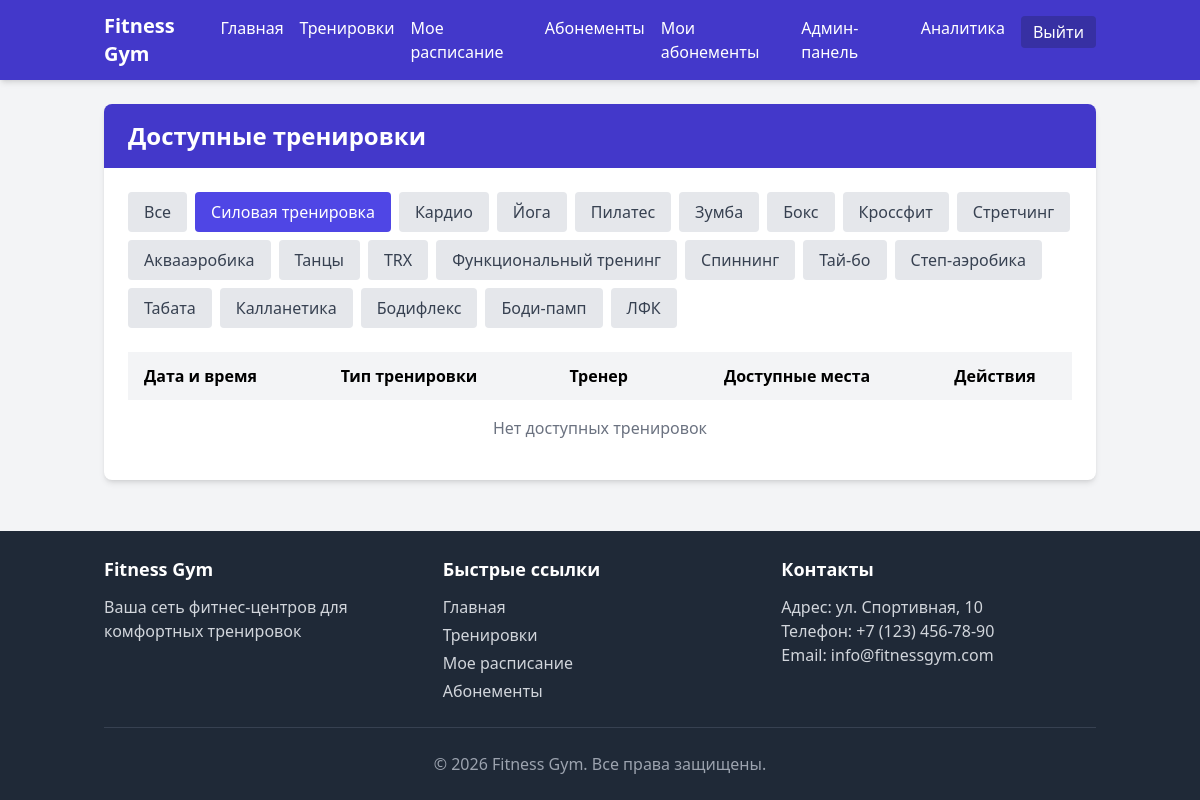
/user/workouts?type=1 (signed in), run on an earlier commit of the app's database.
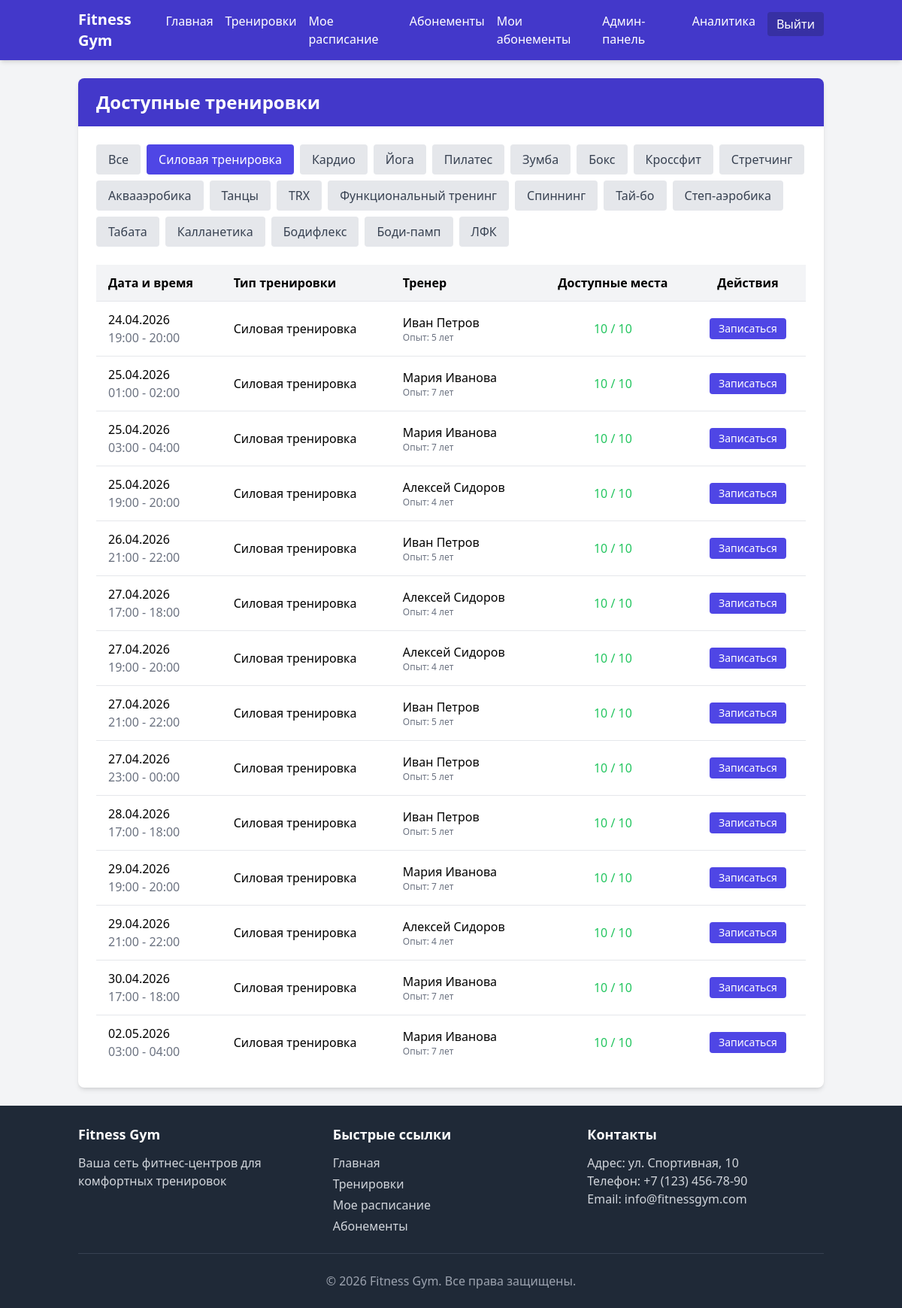
And on a later commit of the database.
### models/models.py (models this page shows, shortened)
class WorkoutType(db.Model):
    __tablename__ = 'workout_types'
    id = db.Column(db.Integer, primary_key=True)
    name = db.Column(db.String(100), nullable=False, unique=True)
    description = db.Column(db.Text)
    workouts = db.relationship('Workout', backref='workout_type', lazy=True)

class Workout(db.Model):
    __tablename__ = 'workouts'
    id = db.Column(db.Integer, primary_key=True)
    trainer_id = db.Column(db.Integer, db.ForeignKey('trainers.id'), nullable=False)
    workout_type_id = db.Column(db.Integer, db.ForeignKey('workout_types.id'), nullable=False)
    start_time = db.Column(db.DateTime, nullable=False)
    end_time = db.Column(db.DateTime, nullable=False)
    max_participants = db.Column(db.Integer, default=10)
    description = db.Column(db.Text)
    bookings = db.relationship('Booking', backref='workout', lazy=True, cascade="all, delete-orphan")
    @property
    def available_spots(self):
        return self.max_participants - len(self.bookings)
    @property
    def is_full(self):
        return self.available_spots <= 0

class Trainer(db.Model):
    __tablename__ = 'trainers'
    id = db.Column(db.Integer, primary_key=True)
    first_name = db.Column(db.String(50), nullable=False)
    last_name = db.Column(db.String(50), nullable=False)
    experience_years = db.Column(db.Integer, default=0)
    specialization = db.Column(db.String(100), nullable=False)
    profile = db.Column(db.Text)
    workouts = db.relationship('Workout', backref='trainer', lazy=True, cascade="all, delete-orphan")

### controllers/user.py (the view)
@user_bp.route('/workouts')
@login_required
def workouts():
    workout_type_id = request.args.get('type', type=int)
    base_query = Workout.query.filter(Workout.start_time >= datetime.now())
    if workout_type_id:
        base_query = base_query.filter(Workout.workout_type_id == workout_type_id)
    workouts = base_query.order_by(Workout.start_time).all()
    workout_types = WorkoutType.query.all()
    return render_template('user/workouts.html',
                         title='Доступные тренировки',
                         workouts=workouts,
                         workout_types=workout_types,
                         selected_type=workout_type_id)

### templates/user/workouts.html (shortened to what this page needs)
{% extends 'base.html' %}
{% block content %}
    <div class="bg-white rounded-lg shadow-md overflow-hidden">
        <div class="bg-indigo-700 text-white py-4 px-6">
            <h2 class="text-2xl font-bold">Доступные тренировки</h2>
        </div>
        <div class="p-6">
            <div class="mb-6">
                <div class="flex flex-wrap gap-2">
                    <a href="{{ url_for('user.workouts') }}" class="px-4 py-2 rounded {% if not selected_type %}bg-indigo-600 text-white{% else %}bg-gray-200 text-gray-700{% endif %}">
                        Все
                    </a>
                    {% for workout_type in workout_types %}
                        <a href="{{ url_for('user.workouts', type=workout_type.id) }}"
                           class="px-4 py-2 rounded {% if selected_type == workout_type.id %}bg-indigo-600 text-white{% else %}bg-gray-200 text-gray-700{% endif %}">
                            {{ workout_type.name }}
                        </a>
                    {% endfor %}
                </div>
            </div>
            <div class="overflow-x-auto">
                <table class="min-w-full">
                    <thead class="bg-gray-100">
                        <tr>
                            <th class="py-3 px-4 text-left">Дата и время</th>
                            <th class="py-3 px-4 text-left">Тип тренировки</th>
                            <th class="py-3 px-4 text-left">Тренер</th>
                            <th class="py-3 px-4 text-center">Доступные места</th>
                            <th class="py-3 px-4 text-center">Действия</th>
                        </tr>
                    </thead>
                    <tbody>
                        {% for workout in workouts %}
                            <tr class="border-t hover:bg-gray-50">
                                <td class="py-3 px-4">
                                    {{ workout.start_time.strftime('%d.%m.%Y') }}<br>
                                    <span class="text-gray-500">{{ workout.start_time.strftime('%H:%M') }} - {{ workout.end_time.strftime('%H:%M') }}</span>
                                </td>
                                <td class="py-3 px-4">{{ workout.workout_type.name }}</td>
                                <td class="py-3 px-4">
                                    {{ workout.trainer.first_name }} {{ workout.trainer.last_name }}
                                    <span class="text-gray-500 text-xs block">Опыт: {{ workout.trainer.experience_years }} лет</span>
                                </td>
                                <td class="py-3 px-4 text-center">
                                    <span class="{% if workout.is_full %}text-red-500{% elif workout.available_spots <= 3 %}text-yellow-500{% else %}text-green-500{% endif %}">
                                        {{ workout.available_spots }} / {{ workout.max_participants }}
                                    </span>
                                </td>
                                <td class="py-3 px-4 text-center">
                                    {% if not workout.is_full %}
                                        <a href="{{ url_for('user.book_workout', workout_id=workout.id) }}"
                                           class="inline-block bg-indigo-600 hover:bg-indigo-700 text-white px-3 py-1 rounded text-sm">
                                            Записаться
                                        </a>
                                    {% else %}
                                        <span class="text-red-500 text-sm">Нет мест</span>
                                    {% endif %}
                                </td>
                            </tr>
                        {% else %}
                            <tr>
                                <td colspan="5" class="py-4 px-4 text-center text-gray-500">Нет доступных тренировок</td>
                            </tr>
                        {% endfor %}
                    </tbody>
                </table>
            </div>
        </div>
    </div>
{% endblock %}

What changed in the data, as far as the page shows it:
added Workout: start_time "24.04.2026", start_time "19:00", end_time "20:00", workout_type.name "Силовая тренировка", trainer.first_name "Иван", trainer.last_name "Петров", trainer.experience_years "5", available_spots "10", max_participants "10"
added Workout: start_time "25.04.2026", start_time "01:00", end_time "02:00", workout_type.name "Силовая тренировка", trainer.first_name "Мария", trainer.last_name "Иванова", trainer.experience_years "7", available_spots "10", max_participants "10"
added Workout: start_time "25.04.2026", start_time "03:00", end_time "04:00", workout_type.name "Силовая тренировка", trainer.first_name "Мария", trainer.last_name "Иванова", trainer.experience_years "7", available_spots "10", max_participants "10"
added Workout: start_time "25.04.2026", start_time "19:00", end_time "20:00", workout_type.name "Силовая тренировка", trainer.first_name "Алексей", trainer.last_name "Сидоров", trainer.experience_years "4", available_spots "10", max_participants "10"
added Workout: start_time "26.04.2026", start_time "21:00", end_time "22:00", workout_type.name "Силовая тренировка", trainer.first_name "Иван", trainer.last_name "Петров", trainer.experience_years "5", available_spots "10", max_participants "10"
added Workout: start_time "27.04.2026", start_time "17:00", end_time "18:00", workout_type.name "Силовая тренировка", trainer.first_name "Алексей", trainer.last_name "Сидоров", trainer.experience_years "4", available_spots "10", max_participants "10"
added Workout: start_time "27.04.2026", start_time "19:00", end_time "20:00", workout_type.name "Силовая тренировка", trainer.first_name "Алексей", trainer.last_name "Сидоров", trainer.experience_years "4", available_spots "10", max_participants "10"
added Workout: start_time "27.04.2026", start_time "21:00", end_time "22:00", workout_type.name "Силовая тренировка", trainer.first_name "Иван", trainer.last_name "Петров", trainer.experience_years "5", available_spots "10", max_participants "10"
added Workout: start_time "27.04.2026", start_time "23:00", end_time "00:00", workout_type.name "Силовая тренировка", trainer.first_name "Иван", trainer.last_name "Петров", trainer.experience_years "5", available_spots "10", max_participants "10"
added Workout: start_time "28.04.2026", start_time "17:00", end_time "18:00", workout_type.name "Силовая тренировка", trainer.first_name "Иван", trainer.last_name "Петров", trainer.experience_years "5", available_spots "10", max_participants "10"
added Workout: start_time "29.04.2026", start_time "19:00", end_time "20:00", workout_type.name "Силовая тренировка", trainer.first_name "Мария", trainer.last_name "Иванова", trainer.experience_years "7", available_spots "10", max_participants "10"
added Workout: start_time "29.04.2026", start_time "21:00", end_time "22:00", workout_type.name "Силовая тренировка", trainer.first_name "Алексей", trainer.last_name "Сидоров", trainer.experience_years "4", available_spots "10", max_participants "10"
added Workout: start_time "30.04.2026", start_time "17:00", end_time "18:00", workout_type.name "Силовая тренировка", trainer.first_name "Мария", trainer.last_name "Иванова", trainer.experience_years "7", available_spots "10", max_participants "10"
added Workout: start_time "02.05.2026", start_time "03:00", end_time "04:00", workout_type.name "Силовая тренировка", trainer.first_name "Мария", trainer.last_name "Иванова", trainer.experience_years "7", available_spots "10", max_participants "10"
Also different on the page:
text no longer shown: "Нет доступных тренировок"
